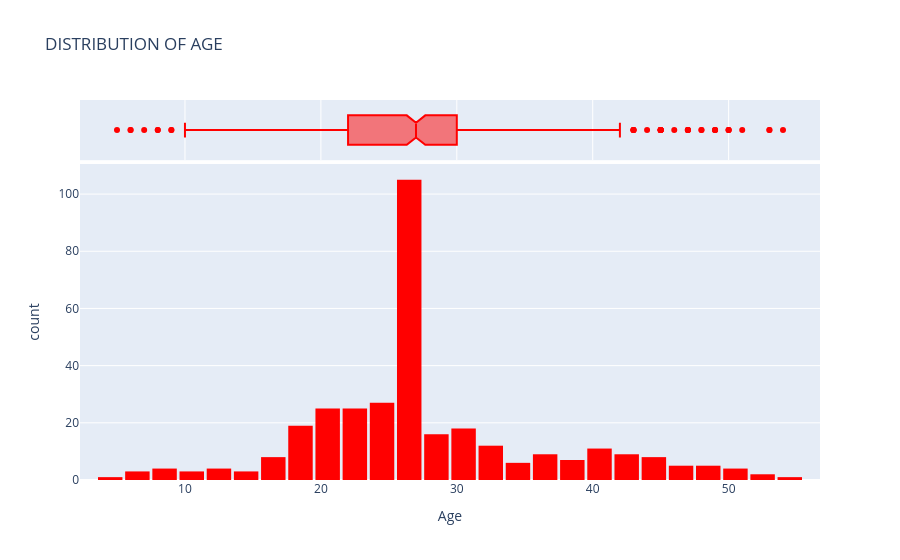

This figure's notebook cell:
### Code cell
fig =px.histogram(
    titanic_clean,
    x='Age',
    marginal='box',
    color_discrete_sequence= ['red'],
    nbins = 45,
    title='DISTRIBUTION OF AGE'
)

fig.update_layout(bargap=0.1)
fig.show()

### Figure 1 — Plotly figure (JSON) as saved in the notebook; plotly's stock layout.template omitted (floating-point values rounded to 4 significant figures; data arrays with more than 128 entries replaced by an {"elided": "..."} marker saying what was removed)
{"data": [{"bingroup": "x", "hovertemplate": "Age=%{x}<br>count=%{y}<extra></extra>", "legendgroup": "", "marker": {"color": "red", "pattern": {"shape": ""}}, "name": "", "nbinsx": 45, "orientation": "v", "showlegend": false, "type": "histogram", "x": {"elided": "340 int values"}, "xaxis": "x", "yaxis": "y"}, {"hovertemplate": "Age=%{x}<extra></extra>", "legendgroup": "", "marker": {"color": "red"}, "name": "", "notched": true, "showlegend": false, "type": "box", "x": {"elided": "340 int values"}, "xaxis": "x2", "yaxis": "y2"}], "layout": {"bargap": 0.1, "barmode": "relative", "legend": {"tracegroupgap": 0}, "title": {"text": "DISTRIBUTION OF AGE"}, "xaxis": {"anchor": "y", "domain": [0, 1], "title": {"text": "Age"}}, "xaxis2": {"anchor": "y2", "domain": [0, 1], "matches": "x", "showgrid": true, "showticklabels": false}, "yaxis": {"anchor": "x", "domain": [0, 0.8316], "title": {"text": "count"}}, "yaxis2": {"anchor": "x2", "domain": [0.8416, 1], "matches": "y2", "showgrid": false, "showline": false, "showticklabels": false, "ticks": ""}}}
